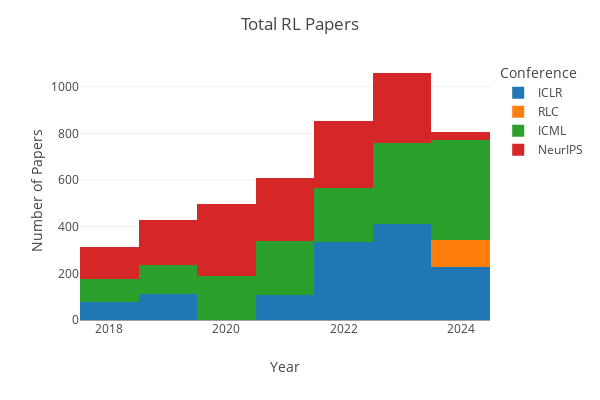

Here is the notebook cell this chart was saved with:
### Code cell
# Total at conferences
y_axis = {"yaxis_title": "Number of Papers"}
fig = px.histogram(data, x='year', color='Conference', **figure_kwargs).update_layout(title="Total RL Papers", xaxis_title="Year", **y_axis)
fig.write_image("plots/automated_analysis_total.png", scale=3)
fig.show()

### Figure 1 — Plotly figure (JSON) as saved in the notebook; plotly's stock layout.template omitted (floating-point values rounded to 4 significant figures; data arrays with more than 128 entries replaced by an {"elided": "..."} marker saying what was removed)
{"data": [{"alignmentgroup": "True", "bingroup": "x", "hovertemplate": "Conference=ICLR<br>year=%{x}<br>count=%{y}<extra></extra>", "legendgroup": "ICLR", "marker": {"color": "#1F77B4", "pattern": {"shape": ""}}, "name": "ICLR", "offsetgroup": "ICLR", "orientation": "v", "showlegend": true, "type": "histogram", "x": {"elided": "1270 int values"}, "xaxis": "x", "yaxis": "y"}, {"alignmentgroup": "True", "bingroup": "x", "hovertemplate": "Conference=RLC<br>year=%{x}<br>count=%{y}<extra></extra>", "legendgroup": "RLC", "marker": {"color": "#FF7F0E", "pattern": {"shape": ""}}, "name": "RLC", "offsetgroup": "RLC", "orientation": "v", "showlegend": true, "type": "histogram", "x": [2024, 2024, 2024, 2024, 2024, 2024, 2024, 2024, 2024, 2024, 2024, 2024, 2024, 2024, 2024, 2024, 2024, 2024, 2024, 2024, 2024, 2024, 2024, 2024, 2024, 2024, 2024, 2024, 2024, 2024, 2024, 2024, 2024, 2024, 2024, 2024, 2024, 2024, 2024, 2024, 2024, 2024, 2024, 2024, 2024, 2024, 2024, 2024, 2024, 2024, 2024, 2024, 2024, 2024, 2024, 2024, 2024, 2024, 2024, 2024, 2024, 2024, 2024, 2024, 2024, 2024, 2024, 2024, 2024, 2024, 2024, 2024, 2024, 2024, 2024, 2024, 2024, 2024, 2024, 2024, 2024, 2024, 2024, 2024, 2024, 2024, 2024, 2024, 2024, 2024, 2024, 2024, 2024, 2024, 2024, 2024, 2024, 2024, 2024, 2024, 2024, 2024, 2024, 2024, 2024, 2024, 2024, 2024, 2024, 2024, 2024, 2024, 2024], "xaxis": "x", "yaxis": "y"}, {"alignmentgroup": "True", "bingroup": "x", "hovertemplate": "Conference=ICML<br>year=%{x}<br>count=%{y}<extra></extra>", "legendgroup": "ICML", "marker": {"color": "#2CA02C", "pattern": {"shape": ""}}, "name": "ICML", "offsetgroup": "ICML", "orientation": "v", "showlegend": true, "type": "histogram", "x": {"elided": "1646 int values"}, "xaxis": "x", "yaxis": "y"}, {"alignmentgroup": "True", "bingroup": "x", "hovertemplate": "Conference=NeurIPS<br>year=%{x}<br>count=%{y}<extra></extra>", "legendgroup": "NeurIPS", "marker": {"color": "#D62728", "pattern": {"shape": ""}}, "name": "NeurIPS", "offsetgroup": "NeurIPS", "orientation": "v", "showlegend": true, "type": "histogram", "x": {"elided": "1542 int values"}, "xaxis": "x", "yaxis": "y"}], "layout": {"barmode": "relative", "height": 400, "legend": {"title": {"text": "Conference"}, "tracegroupgap": 0}, "margin": {"t": 60}, "title": {"text": "Total RL Papers"}, "width": 600, "xaxis": {"anchor": "y", "domain": [0, 1], "title": {"text": "Year"}}, "yaxis": {"anchor": "x", "domain": [0, 1], "title": {"text": "Number of Papers"}}}}
